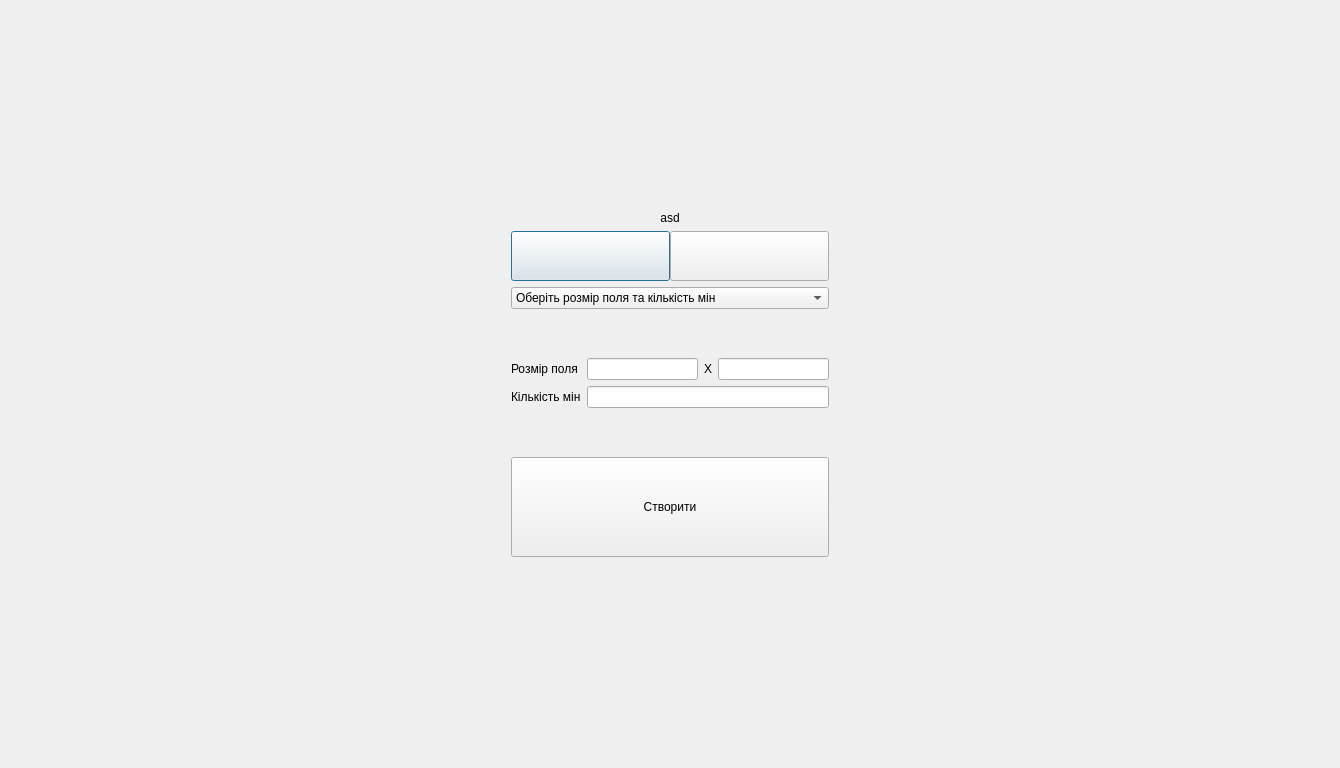
<?xml version="1.0" encoding="UTF-8"?>
<ui version="4.0">
 <class>CreateField</class>
 <widget class="QDialog" name="CreateField">
  <property name="geometry">
   <rect>
    <x>0</x>
    <y>0</y>
    <width>1340</width>
    <height>768</height>
   </rect>
  </property>
  <property name="windowTitle">
   <string>Dialog</string>
  </property>
  <layout class="QGridLayout" name="gridLayout">
   <item row="2" column="1">
    <layout class="QHBoxLayout" name="horizontalLayout">
     <property name="spacing">
      <number>0</number>
     </property>
     <item>
      <widget class="QPushButton" name="readFileBtn">
       <property name="sizePolicy">
        <sizepolicy hsizetype="Preferred" vsizetype="Maximum">
         <horstretch>0</horstretch>
         <verstretch>0</verstretch>
        </sizepolicy>
       </property>
       <property name="minimumSize">
        <size>
         <width>0</width>
         <height>50</height>
        </size>
       </property>
       <property name="text">
        <string/>
       </property>
      </widget>
     </item>
     <item>
      <widget class="QPushButton" name="createNewBtn">
       <property name="sizePolicy">
        <sizepolicy hsizetype="Preferred" vsizetype="Maximum">
         <horstretch>0</horstretch>
         <verstretch>0</verstretch>
        </sizepolicy>
       </property>
       <property name="minimumSize">
        <size>
         <width>0</width>
         <height>50</height>
        </size>
       </property>
       <property name="text">
        <string/>
       </property>
      </widget>
     </item>
    </layout>
   </item>
   <item row="2" column="2">
    <spacer name="horizontalSpacer">
     <property name="orientation">
      <enum>Qt::Horizontal</enum>
     </property>
     <property name="sizeType">
      <enum>QSizePolicy::Maximum</enum>
     </property>
     <property name="sizeHint" stdset="0">
      <size>
       <width>500</width>
       <height>20</height>
      </size>
     </property>
    </spacer>
   </item>
   <item row="0" column="1">
    <spacer name="verticalSpacer">
     <property name="orientation">
      <enum>Qt::Vertical</enum>
     </property>
     <property name="sizeType">
      <enum>QSizePolicy::Maximum</enum>
     </property>
     <property name="sizeHint" stdset="0">
      <size>
       <width>20</width>
       <height>200</height>
      </size>
     </property>
    </spacer>
   </item>
   <item row="2" column="0">
    <spacer name="horizontalSpacer_2">
     <property name="orientation">
      <enum>Qt::Horizontal</enum>
     </property>
     <property name="sizeType">
      <enum>QSizePolicy::Maximum</enum>
     </property>
     <property name="sizeHint" stdset="0">
      <size>
       <width>500</width>
       <height>20</height>
      </size>
     </property>
    </spacer>
   </item>
   <item row="3" column="1">
    <layout class="QVBoxLayout" name="verticalLayout_2">
     <item>
      <widget class="QComboBox" name="defaultSizes">
       <item>
        <property name="text">
         <string>Оберіть розмір поля та кількість мін</string>
        </property>
       </item>
       <item>
        <property name="text">
         <string>9 x 9 | 10</string>
        </property>
       </item>
       <item>
        <property name="text">
         <string>16 x 16 | 40</string>
        </property>
       </item>
       <item>
        <property name="text">
         <string>16 x 30 | 99</string>
        </property>
       </item>
      </widget>
     </item>
     <item>
      <layout class="QVBoxLayout" name="verticalLayout">
       <item>
        <layout class="QFormLayout" name="formLayout">
         <property name="formAlignment">
          <set>Qt::AlignLeading|Qt::AlignLeft|Qt::AlignVCenter</set>
         </property>
         <item row="0" column="0">
          <widget class="QLabel" name="sizeLabel">
           <property name="text">
            <string>Розмір поля</string>
           </property>
          </widget>
         </item>
         <item row="0" column="1">
          <layout class="QHBoxLayout" name="horizontalLayout_2">
           <item>
            <widget class="QLineEdit" name="widthInput"/>
           </item>
           <item>
            <widget class="QLabel" name="xLabel">
             <property name="text">
              <string>X</string>
             </property>
             <property name="alignment">
              <set>Qt::AlignCenter</set>
             </property>
            </widget>
           </item>
           <item>
            <widget class="QLineEdit" name="heightInput"/>
           </item>
          </layout>
         </item>
         <item row="1" column="0">
          <widget class="QLabel" name="minesLabel">
           <property name="text">
            <string>Кількість мін</string>
           </property>
          </widget>
         </item>
         <item row="1" column="1">
          <widget class="QLineEdit" name="minesInput"/>
         </item>
        </layout>
       </item>
       <item>
        <widget class="QPushButton" name="createButton">
         <property name="sizePolicy">
          <sizepolicy hsizetype="Preferred" vsizetype="Maximum">
           <horstretch>0</horstretch>
           <verstretch>0</verstretch>
          </sizepolicy>
         </property>
         <property name="minimumSize">
          <size>
           <width>0</width>
           <height>100</height>
          </size>
         </property>
         <property name="text">
          <string>Створити</string>
         </property>
        </widget>
       </item>
      </layout>
     </item>
    </layout>
   </item>
   <item row="1" column="1">
    <widget class="QLabel" name="generateLabel">
     <property name="sizePolicy">
      <sizepolicy hsizetype="Preferred" vsizetype="Maximum">
       <horstretch>0</horstretch>
       <verstretch>0</verstretch>
      </sizepolicy>
     </property>
     <property name="text">
      <string>asd</string>
     </property>
     <property name="alignment">
      <set>Qt::AlignCenter</set>
     </property>
    </widget>
   </item>
   <item row="4" column="1">
    <spacer name="verticalSpacer_2">
     <property name="orientation">
      <enum>Qt::Vertical</enum>
     </property>
     <property name="sizeType">
      <enum>QSizePolicy::Maximum</enum>
     </property>
     <property name="sizeHint" stdset="0">
      <size>
       <width>20</width>
       <height>200</height>
      </size>
     </property>
    </spacer>
   </item>
  </layout>
 </widget>
 <resources/>
 <connections/>
</ui>
